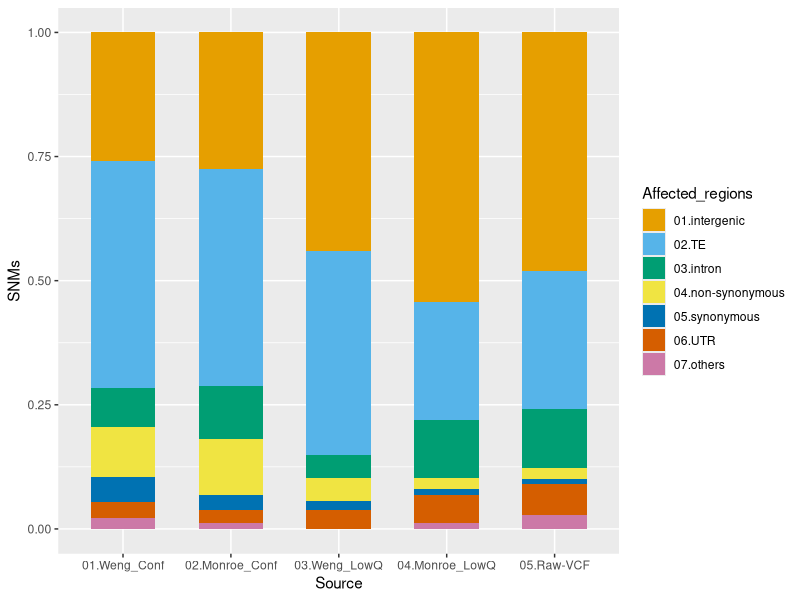
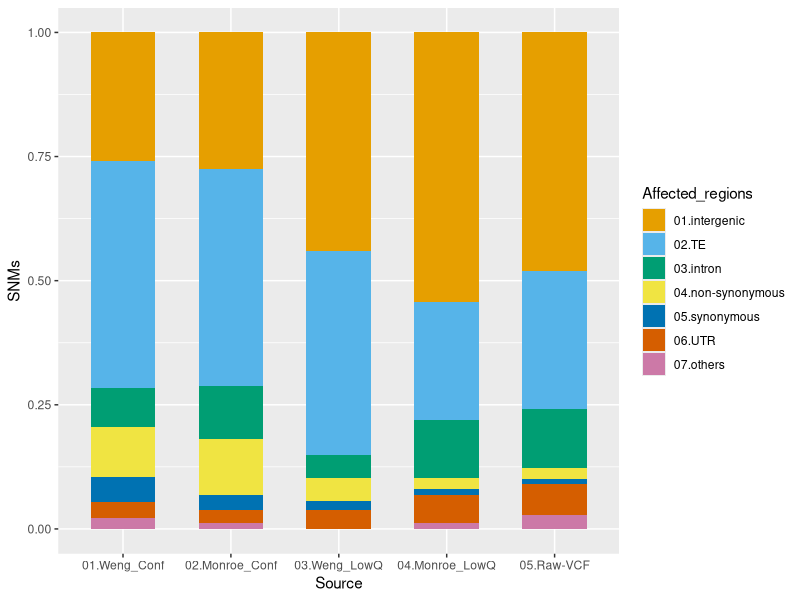

Write the R code that produced these figures, in order.
### plot mutated regions
library(ggplot2)


regions <- read.csv("numbers_in_different_regions.csv", header = TRUE, sep="\t")

cbbPalette <- c("#E69F00", "#56B4E9", "#009E73", "#F0E442", "#0072B2", "#D55E00", "#CC79A7")

ggplot(regions, aes(fill=Affected_regions, y=SNMs, x=Source)) + 
    geom_bar(position="fill", stat="identity", width = 0.6) +
    scale_fill_manual(values=cbbPalette)

ggsave("numbers_in_different_regions.pdf", width=9.6, height=6.4)

